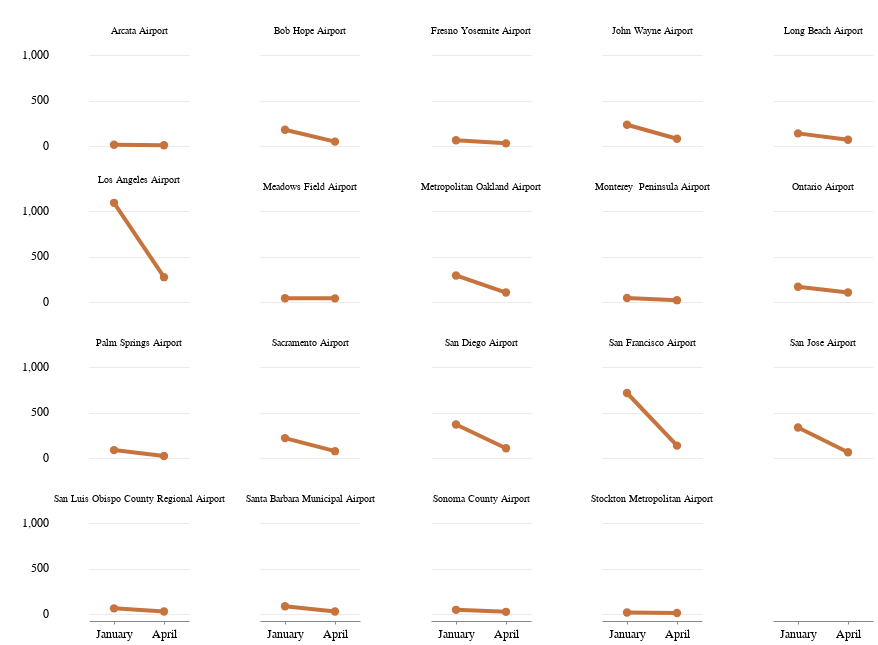

Notebook code for this chart:
### Code cell
lines = alt.Chart(ours_compare_slim_melt).mark_line(size=4).encode(
    x=alt.X('time:O', sort='-x', title=''),
    y=alt.Y('departures:Q', title=''),
    color=alt.value('#C7733E')
)

points = alt.Chart(ours_compare_slim_melt).mark_circle(size=70, opacity=1,color='#C7733E').encode(
    x=alt.X('time:O', sort='-x', title=''),
    y=alt.Y('departures:Q', title='',axis=alt.Axis(tickCount=3,gridWidth=.6,\
    gridColor='#dddddd',offset=3,tickSize=0,domainOpacity=0))
)

(lines + points).properties(width=100, height=100).facet(
    facet=alt.Facet('facility:O', title=' '),
    columns=5
).configure_view(strokeOpacity=0)

### Figure 1 — Vega-Lite specification as saved in the notebook (floating-point values rounded to 4 significant figures)
{"config": {"view": {"width": 800, "height": 450, "strokeOpacity": 0}, "background": "#ffffff", "title": {"anchor": "start", "font": "Benton Gothic Bold, sans", "fontColor": "#000000", "fontSize": 22, "fontWeight": "normal"}, "arc": {"fill": "#82c6df"}, "area": {"fill": "#82c6df"}, "line": {"stroke": "#82c6df", "strokeWidth": 3}, "path": {"stroke": "#82c6df"}, "rect": {"fill": "#82c6df"}, "shape": {"stroke": "#82c6df"}, "bar": {"fill": "#82c6df"}, "point": {"stroke": "#82c6df"}, "symbol": {"fill": "#82c6df", "size": 30}, "axis": {"titleFont": "Benton Gothic Bold, sans", "titleFontSize": 13, "titleFontWeight": "normal", "labelFont": "Benton Gothic, sans", "labelFontSize": 11.5, "labelFontWeight": "normal"}, "axisX": {"labelAngle": 0, "labelPadding": 4, "tickSize": 3}, "axisY": {"labelBaseline": "middle", "maxExtent": 45, "minExtent": 45, "tickSize": 2, "titleAlign": "left", "titleAngle": 0, "titleX": -45, "titleY": -11}, "legend": {"titleFont": "Benton Gothic Bold, sans", "titleFontSize": 13, "titleFontWeight": "normal", "symbolType": "square", "labelFont": "Benton Gothic, sans", "labelFontSize": 11.5}, "range": {"category": ["#3580b1", "#ec8431", "#ab7fb4", "#c89d29", "#adc839", "#829eb1"], "diverging": ["#e68a4f", "#f4bb6a", "#f9e39c", "#dadfe2", "#a6b7c6", "#849eae"], "heatmap": ["#fbf2c7", "#f9e39c", "#f8d36e", "#f4bb6a", "#e68a4f", "#d15a40", "#ab4232"], "ordinal": ["#fbf2c7", "#f9e39c", "#f8d36e", "#f4bb6a", "#e68a4f", "#d15a40", "#ab4232"], "ramp": ["#fbf2c7", "#f9e39c", "#f8d36e", "#f4bb6a", "#e68a4f", "#d15a40", "#ab4232"]}}, "data": {"name": "data-cc3b6da19b5e297e3aef83e64abdc3f3"}, "facet": {"type": "ordinal", "field": "facility", "title": " "}, "spec": {"layer": [{"mark": {"type": "line", "size": 4}, "encoding": {"color": {"value": "#C7733E"}, "x": {"type": "ordinal", "field": "time", "sort": "-x", "title": ""}, "y": {"type": "quantitative", "field": "departures", "title": ""}}}, {"mark": {"type": "circle", "color": "#C7733E", "opacity": 1, "size": 70}, "encoding": {"x": {"type": "ordinal", "field": "time", "sort": "-x", "title": ""}, "y": {"type": "quantitative", "axis": {"domainOpacity": 0, "gridColor": "#dddddd", "gridWidth": 0.6, "offset": 3, "tickCount": 3, "tickSize": 0}, "field": "departures", "title": ""}}}], "height": 100, "width": 100}, "columns": 5, "$schema": "https://vega.github.io/schema/vega-lite/v4.0.2.json", "datasets": {"data-cc3b6da19b5e297e3aef83e64abdc3f3": [{"facility": "Arcata Airport", "time": "January", "departures": 14.0}, {"facility": "Meadows Field Airport", "time": "January", "departures": 41.0}, {"facility": "Bob Hope Airport", "time": "January", "departures": 179.0}, {"facility": "Fresno Yosemite Airport", "time": "January", "departures": 63.0}, {"facility": "Los Angeles Airport", "time": "January", "departures": 1091.0}, {"facility": "Long Beach Airport ", "time": "January", "departures": 139.0}, {"facility": "Monterey  Peninsula Airport", "time": "January", "departures": 44.0}, {"facility": "Metropolitan Oakland Airport", "time": "January", "departures": 292.0}, {"facility": "Ontario Airport", "time": "January", "departures": 168.0}, {"facility": "Palm Springs Airport", "time": "January", "departures": 87.0}, {"facility": "San Diego Airport", "time": "January", "departures": 368.0}, {"facility": "Santa Barbara Municipal Airport", "time": "January", "departures": 85.0}, {"facility": "San Luis Obispo County Regional Airport", "time": "January", "departures": 62.0}, {"facility": "Stockton Metropolitan Airport", "time": "January", "departures": 17.0}, {"facility": "San Francisco Airport", "time": "January", "departures": 715.0}, {"facility": "San Jose Airport", "time": "January", "departures": 336.0}, {"facility": "Sacramento Airport", "time": "January", "departures": 219.0}, {"facility": "John Wayne Airport", "time": "January", "departures": 234.0}, {"facility": "Sonoma County Airport", "time": "January", "departures": 46.0}, {"facility": "Arcata Airport", "time": "April", "departures": 8.0}, {"facility": "Meadows Field Airport", "time": "April", "departures": 40.0}, {"facility": "Bob Hope Airport", "time": "April", "departures": 48.0}, {"facility": "Fresno Yosemite Airport", "time": "April", "departures": 29.0}, {"facility": "Los Angeles Airport", "time": "April", "departures": 273.0}, {"facility": "Long Beach Airport ", "time": "April", "departures": 69.0}, {"facility": "Monterey  Peninsula Airport", "time": "April", "departures": 20.0}, {"facility": "Metropolitan Oakland Airport", "time": "April", "departures": 104.0}, {"facility": "Ontario Airport", "time": "April", "departures": 105.0}, {"facility": "Palm Springs Airport", "time": "April", "departures": 22.0}, {"facility": "San Diego Airport", "time": "April", "departures": 107.0}, {"facility": "Santa Barbara Municipal Airport", "time": "April", "departures": 28.0}, {"facility": "San Luis Obispo County Regional Airport", "time": "April", "departures": 27.0}, {"facility": "Stockton Metropolitan Airport", "time": "April", "departures": 11.0}, {"facility": "San Francisco Airport", "time": "April", "departures": 136.0}, {"facility": "San Jose Airport", "time": "April", "departures": 63.0}, {"facility": "Sacramento Airport", "time": "April", "departures": 75.0}, {"facility": "John Wayne Airport", "time": "April", "departures": 80.0}, {"facility": "Sonoma County Airport", "time": "April", "departures": 24.0}]}}
